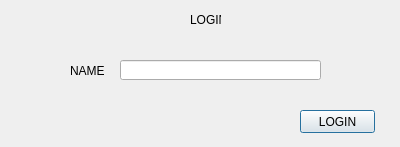
<?xml version="1.0" encoding="UTF-8"?>
<ui version="4.0">
 <class>login</class>
 <widget class="QDialog" name="login">
  <property name="geometry">
   <rect>
    <x>0</x>
    <y>0</y>
    <width>400</width>
    <height>147</height>
   </rect>
  </property>
  <property name="windowTitle">
   <string>Dialog</string>
  </property>
  <widget class="QPushButton" name="pushButton">
   <property name="geometry">
    <rect>
     <x>300</x>
     <y>110</y>
     <width>75</width>
     <height>23</height>
    </rect>
   </property>
   <property name="text">
    <string>LOGIN</string>
   </property>
  </widget>
  <widget class="QLabel" name="label">
   <property name="geometry">
    <rect>
     <x>190</x>
     <y>10</y>
     <width>31</width>
     <height>20</height>
    </rect>
   </property>
   <property name="text">
    <string>LOGIN</string>
   </property>
  </widget>
  <widget class="QLabel" name="label_2">
   <property name="geometry">
    <rect>
     <x>70</x>
     <y>60</y>
     <width>61</width>
     <height>21</height>
    </rect>
   </property>
   <property name="text">
    <string>NAME</string>
   </property>
  </widget>
  <widget class="QLineEdit" name="lineEdit">
   <property name="geometry">
    <rect>
     <x>120</x>
     <y>60</y>
     <width>201</width>
     <height>20</height>
    </rect>
   </property>
  </widget>
 </widget>
 <resources/>
 <connections/>
</ui>
